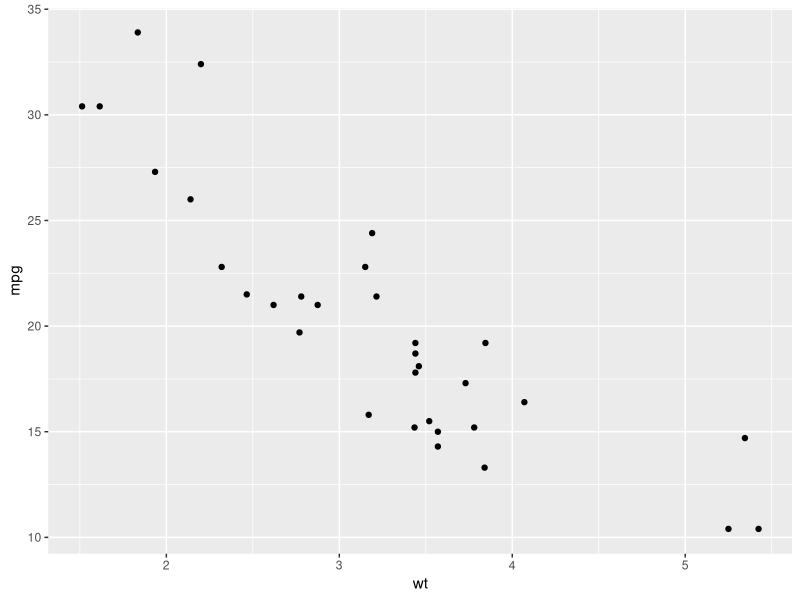
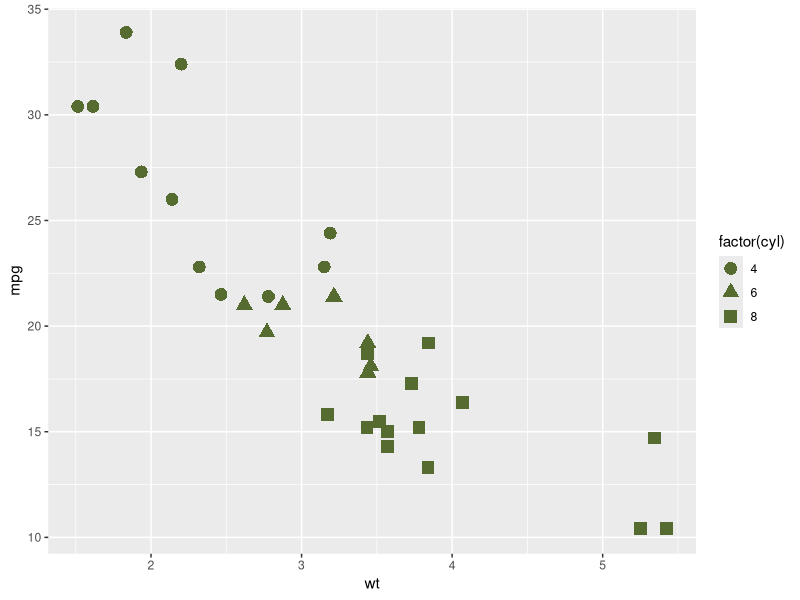
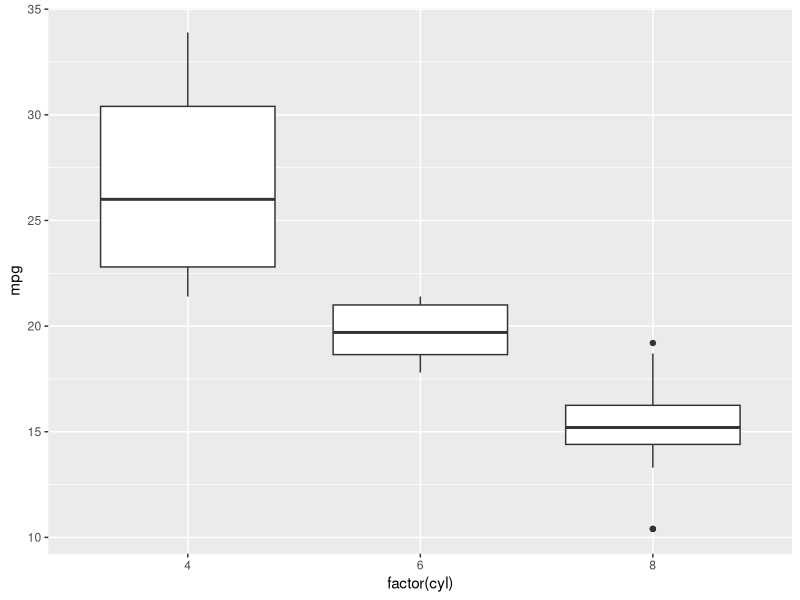
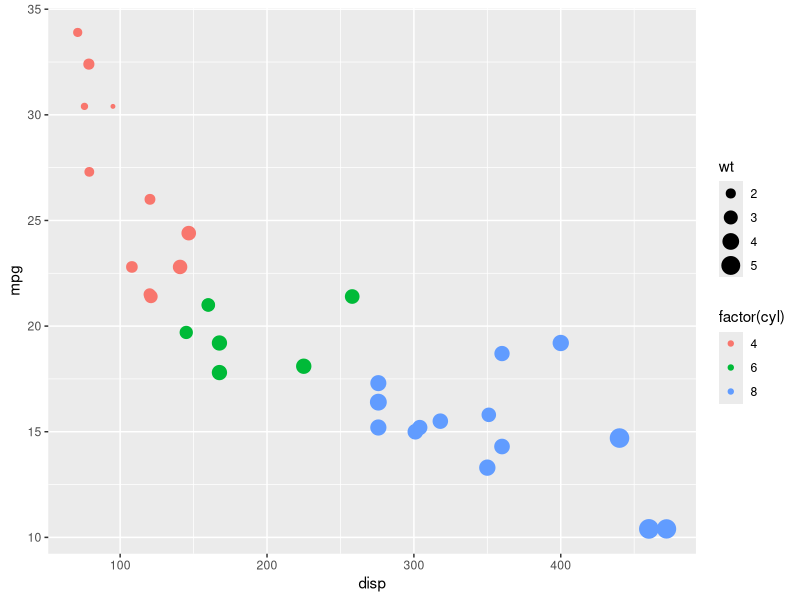
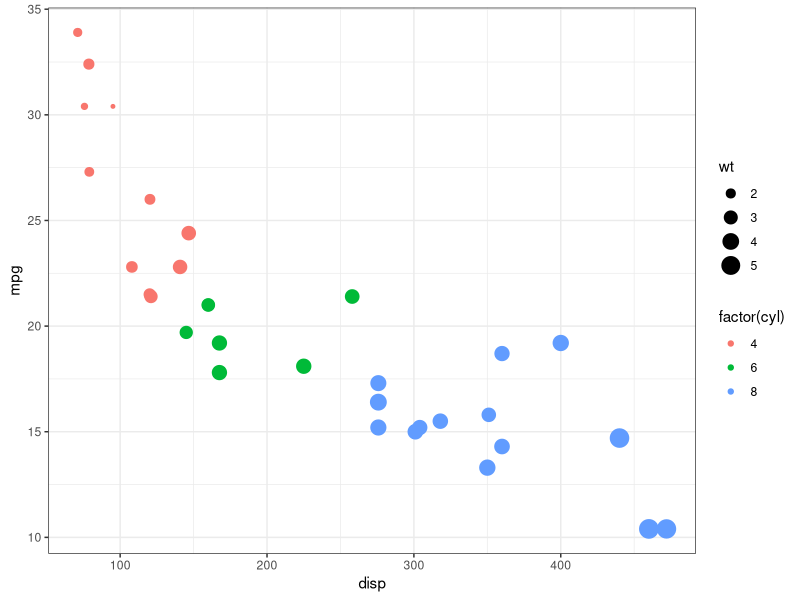

Reproduce these figures in R, in order.
## ---- chunk 1
packages = c("ggplot2", "knitr")
sapply(packages, FUN = library, character.only = TRUE)
opts_chunk$set(fig.height = 3)
## ---- chunk 2
ggplot(mtcars, aes(x = wt, y = mpg)) +
  geom_point()
## ---- chunk 3
ggplot(mtcars, aes(x = wt, y = mpg)) +
  geom_point(aes(shape = factor(cyl)), color = "darkolivegreen", size = 4)
## ---- chunk 4
ggplot(mtcars, aes(x = factor(cyl), y = mpg)) +
  geom_boxplot()
## ---- chunk 5
mt <- ggplot(mtcars, aes(x = disp, y = mpg, size = wt,
                         color = factor(cyl))) +
  geom_point()
mt
## ---- chunk 6
mt + theme_bw()
